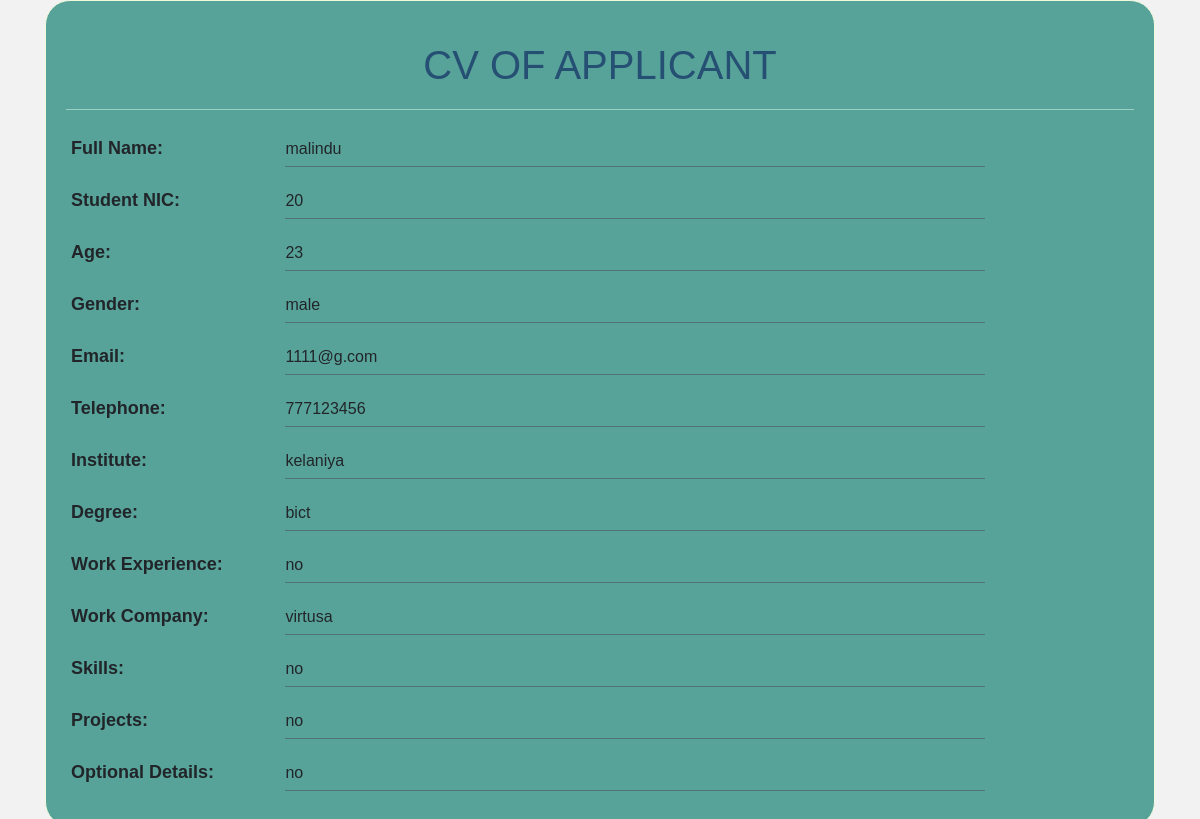
The page /viewcv/20/ on the database its author committed.
### dash/models.py (models this page shows, shortened)
class cv(models.Model):
    cv_id = models.IntegerField(null=False,  primary_key=True)
    full_name = models.CharField(max_length=100, blank=False, null=False,default='full name')
    nic = models.TextField(max_length=12)
    age = models.IntegerField(blank=False,default=18)
    gender = models.TextField(max_length=10,default='male')
    email = models.EmailField(max_length=255, unique=True,default='123@mail.com')
    telephone = models.IntegerField(blank=False)
    institute = models.CharField(max_length=20)
    degree = models.TextField(max_length=100)
    work_exp = models.TextField(blank=False, null=False)
    work_company = models.TextField(max_length=100, blank=False)
    skills = models.CharField(max_length=50)
    projects = models.CharField(max_length=500)
    optional_details = models.TextField(max_length=500)

### app/views.py (the view)
# urls.py: path('viewcv/<str:nic>/', views.view_cv, name='view_cv'),
def view_cv(request, nic):
    cv_data = cv.objects.filter(nic=nic)  # Filter cv objects based on nic field
    return render(request, 'viewcv.html', {'cv_data': cv_data})

### app/templates/viewcv.html (shortened to what this page needs)
<!DOCTYPE html>
<html lang="en">
<head>
    <link href="https://stackpath.bootstrapcdn.com/bootstrap/4.5.2/css/bootstrap.min.css" rel="stylesheet">
</head>
<body>
<div class="container">
    {% for cv in cv_data %}
    <div class="cv-container">
        <h1>CV OF APPLICANT</h1>
        <div class="cv-field">
            <label >Full Name:</label>
            <span>{{ cv.full_name }}</span>
        </div>
        <div class="cv-field">
            <label>Student NIC:</label>
            <span>{{ cv.nic }}</span>
        </div>
        <div class="cv-field">
            <label>Age:</label>
            <span>{{ cv.age }}</span>
        </div>
        <div class="cv-field">
            <label>Gender:</label>
            <span>{{ cv.gender }}</span>
        </div>
        <div class="cv-field">
            <label>Email:</label>
            <span>{{ cv.email }}</span>
        </div>
        <div class="cv-field">
            <label>Telephone:</label>
            <span>{{ cv.telephone }}</span>
        </div>
        <div class="cv-field">
            <label>Institute:</label>
            <span>{{ cv.institute }}</span>
        </div>
        <div class="cv-field">
            <label>Degree:</label>
            <span>{{ cv.degree }}</span>
        </div>
        <div class="cv-field">
            <label>Work Experience:</label>
            <span>{{ cv.work_exp }}</span>
        </div>
        <div class="cv-field">
            <label>Work Company:</label>
            <span>{{ cv.work_company }}</span>
        </div>
        <div class="cv-field">
            <label>Skills:</label>
            <span>{{ cv.skills }}</span>
        </div>
        <div class="cv-field">
            <label>Projects:</label>
            <span>{{ cv.projects }}</span>
        </div>
        <div class="cv-field">
            <label>Optional Details:</label>
            <span>{{ cv.optional_details }}</span>
        </div>
    </div>
    {% endfor %}
</div>
</body>
</html>

### app/templates/viewcv.html (style rules this page uses)
body { font-family: Arial, sans-serif; background-color: #f2f2f2; margin: 0; }
h1 { text-align: center; margin-bottom: 20px; border-bottom: 1px solid #9AD0C2; padding:20px; color:#265073; }
.cv-container { border: 1px solid #F1FADA; border-radius: 25px; padding: 20px; background-color: #58A399; }
.container { margin:50; }
.cv-field { margin-bottom: 10px; }
.cv-field label { display: inline-block; font-size: 18px; font-weight: bold; margin: 5px; padding-bottom: 5px; width: 200px; }
.cv-field span { display: inline-block; padding-bottom: 5px; border-bottom: 1px solid #50727B; margin: 5px; width: 700px; }

### rows shown on the page
cv: full_name "malindu", nic "20", age "23", gender "male", email "1111@g.com", telephone "777123456", institute "kelaniya", degree "bict", work_exp "no", work_company "virtusa", skills "no", projects "no", optional_details "no"
